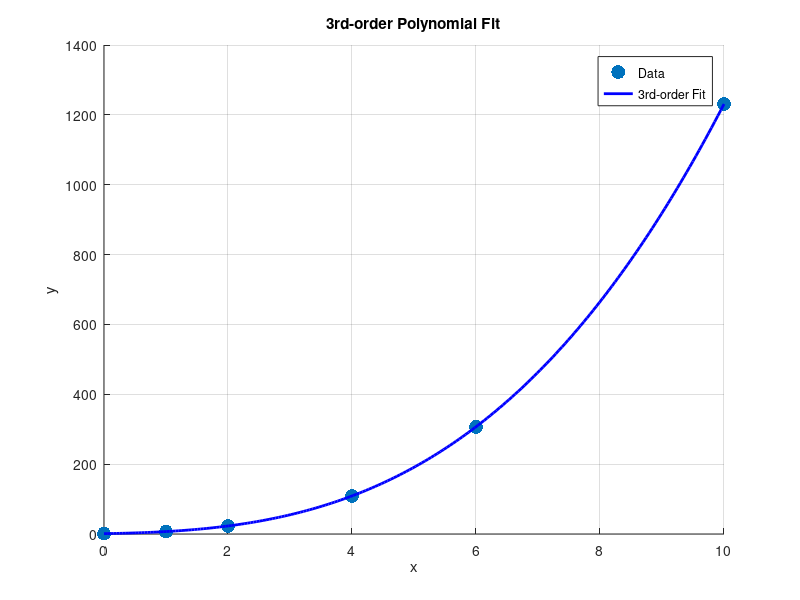

MATLAB code for this plot:
x = [0 1 2 4 6 10];
y = [1 7 23 109 307 1231];

% Fit a 3rd-degree polynomial
p = polyfit(x, y, 3)

% Generate fitted values
x_fit = linspace(min(x), max(x), 200); 
y_fit = polyval(p, x_fit);

% Plot original data and fitted curve
figure;
scatter(x, y, 100, 'filled', 'r', 'DisplayName', 'Data'); hold on;
plot(x_fit, y_fit, 'b-', 'LineWidth', 2, 'DisplayName', '3rd-order Fit');
grid on;
xlabel('x');
ylabel('y');
title('3rd-order Polynomial Fit');
legend show;
